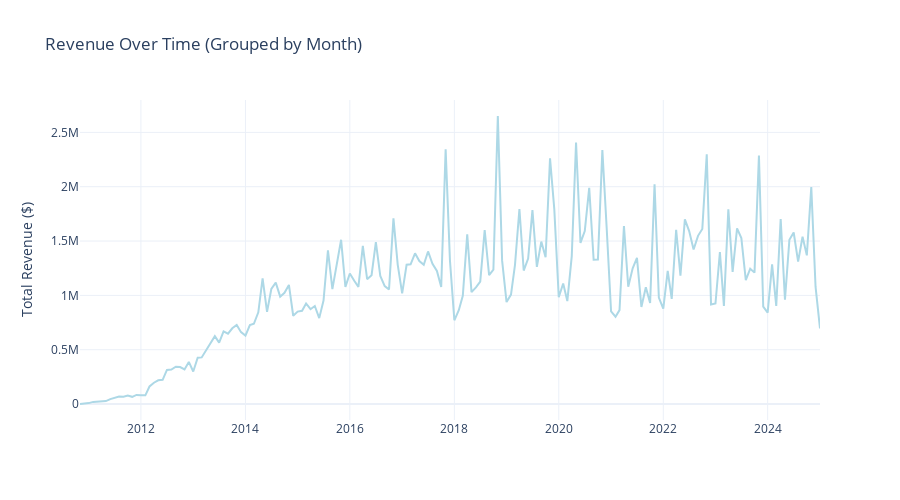

Here is the notebook cell this chart was saved with:
### Code cell
# -- 1.1 REVENUE TIMELINE CHART (Grouped by Month) --

# Remove canceled/refunded, keep only revenue > 0
data_m2_noCancel_noRefund = data_m2[
    ~data_m2['order_status'].str.contains("|".join(order_status_keyWords_Refund_Cancel), case=False, na=False) & 
    (data_m2['revenue_converted'] > 0)
].copy()

# Ensure the datetime column is in the correct format
data_m2_noCancel_noRefund['datetime'] = pd.to_datetime(data_m2_noCancel_noRefund['datetime'])

# Group the data by month and sum the revenue
# Use the 'datetime' column and extract the month and year to group by
revenue_timeline = data_m2_noCancel_noRefund.groupby(data_m2_noCancel_noRefund['datetime'].dt.to_period('M')).agg({'revenue_converted': 'sum'}).reset_index()

# Convert period to a regular datetime for better plotting
revenue_timeline['datetime'] = revenue_timeline['datetime'].dt.to_timestamp()

# AFTER you've created revenue_timeline, remove the last row if it corresponds to the current (incomplete) month:
current_month = pd.Timestamp.now().month
current_year = pd.Timestamp.now().year

# Check if the last row in revenue_timeline is from the current month/year, and drop if so
if (revenue_timeline.iloc[-1]['datetime'].month == current_month and
    revenue_timeline.iloc[-1]['datetime'].year == current_year):
    revenue_timeline = revenue_timeline.iloc[:-1]
    
# Create the Plotly figure
fig_revenue_timeline = go.Figure()

# Add a trace for the revenue timeline
fig_revenue_timeline.add_trace(go.Scatter(
    x=revenue_timeline['datetime'],  
    y=revenue_timeline['revenue_converted'],  
    mode='lines',                 
    name='Revenue Over Time',
    line=dict(color='lightblue')  
))

# Customize the layout
fig_revenue_timeline.update_layout(
    title='Revenue Over Time (Grouped by Month)',
    xaxis_title='',
    yaxis_title='Total Revenue ($)',
    template='plotly_white',
    width=900,
    height=500
)

fig_revenue_timeline.show()

### Figure 1 — Plotly figure (JSON) as saved in the notebook; plotly's stock layout.template omitted (floating-point values rounded to 4 significant figures; data arrays with more than 128 entries replaced by an {"elided": "..."} marker saying what was removed)
{"data": [{"line": {"color": "lightblue"}, "mode": "lines", "name": "Revenue Over Time", "type": "scatter", "x": {"elided": "171 str values"}, "y": {"elided": "171 float values"}}], "layout": {"height": 500, "title": {"text": "Revenue Over Time (Grouped by Month)"}, "width": 900, "xaxis": {"title": {"text": ""}}, "yaxis": {"title": {"text": "Total Revenue ($)"}}}}
